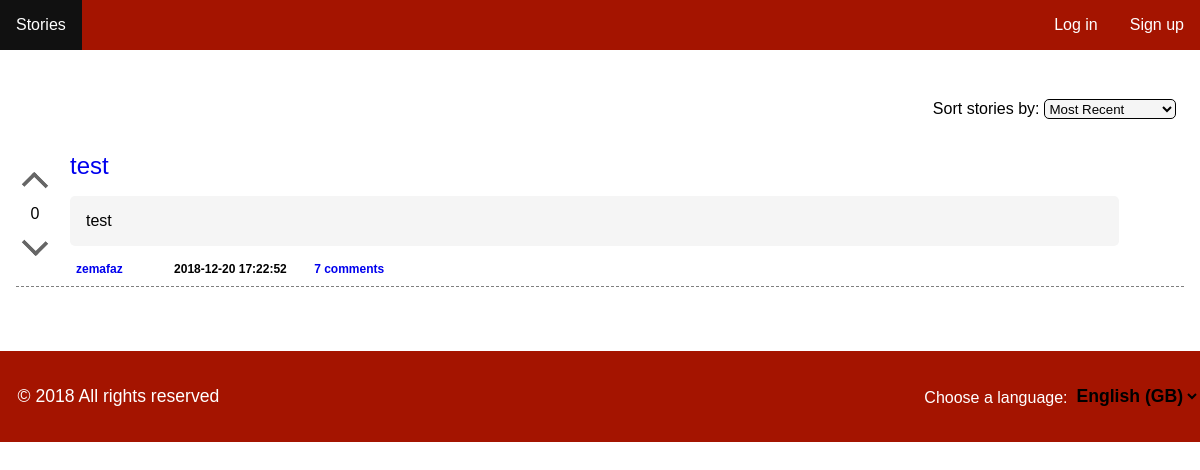
The page /pages/stories.php on the database as committed earlier.
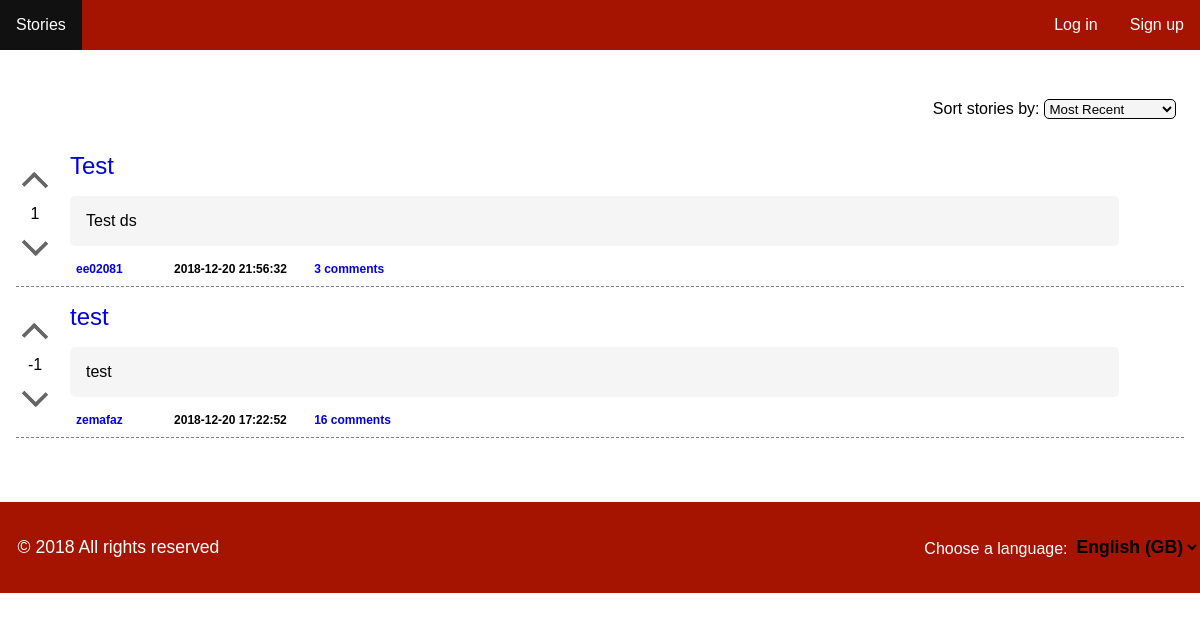
The same page on the database as committed later.
### tables this page shows
CREATE TABLE story (    
    id INTEGER PRIMARY KEY AUTOINCREMENT NOT NULL,
    channel_id INTEGER,
    user_id INTEGER,
    title VARCHAR NOT NULL,
    description VARCHAR NOT NULL,
    date DATETIME NOT NULL,
    karma INTEGER,
        FOREIGN KEY (channel_id) REFERENCES channel(id),
        FOREIGN KEY (user_id) REFERENCES user(id)
);

### pages/stories.php (called while the page is built, shortened)
<?php
	include_once('../config/init.php');
	include_once('../templates/header.php');
	include_once('../database/story.php');
	if(isset($_GET['sort'])) {
		$stories = getAllStories($_GET['sort']);
		$sort = $_GET['sort'];
	} else
		$stories = getAllStories("recent");
	include_once('../templates/list_stories.php');
	include_once('../templates/footer.php');
?>

### database/story.php (called while the page is built, shortened)
<?php
	function getAllStories($sort) {
		global $conn;
		switch($sort){
			case "recent":
				$stmt = $conn->prepare("SELECT story.*, COUNT(comment.story_id)as nrComm,  user.username as usrname FROM story left join comment on story.id=comment.story_id left join user on story.user_id=user.id group by story.id ORDER BY `date` DESC");
				break;
		}
		$stmt->execute();
		return $stmt->fetchAll();
	}
?>

### templates/list_stories.php (the view, shortened to what this page needs)
<section id="stories">
	<form action="../actions/action_sort.php" method="POST" id='sort'>
		<div class="form-group">
		        <label for="sorting">Sort stories by: </label>
		        <select id="sorting" name="sort">
		            <option value="recent" <?php echo ( isset($sort) && $sort == 'recent' ? 'selected' : ''); ?>>Most Recent</option>
		        </select>
				</div>
		</form>
	<?php foreach ($stories as $key => $story) { ?>
		<article id = 'story-holder-<?php echo $story['id'] ?>' class="story">
			<div id = 'vote'>
				<a href="#story-holder-<?php echo $story['id'] ?>" onclick="upvoteStory('<?php echo $story["id"] ?>')" class="vote upvote <?php echo ( isset($currentUser) && hasUserAlreadyUpvotedStory($currentUser['id'], $story['id']) ? 'voted' : '' ) ?>">
					<div class="arrow-up"></div>
				</a>
				<div class="karma">
					<?php echo( is_null($story['karma']) ? '0' : $story['karma'] ); ?>
				</div>
				<a href="#story-holder-<?php echo $story['id'] ?>" onclick="downvoteStory('<?php echo $story["id"] ?>')" class="vote downvote <?php echo ( isset($currentUser) && hasUserAlreadyDownvotedStory($currentUser['id'], $story['id']) ? 'voted' : '' ) ?>">
					<div class="arrow-down"></div>
				</a>
			</div>
			<div id = 'listStory'>
				<div class = 'listStory-title'>
						<a href="../pages/story.php?id=<?php echo $story['id']; ?>">
							<?php echo $story['title']; ?>
						</a>
				</div>
				<div class="listStory-description">
					<?php echo $story['description']; ?>
				</div>
				<div class = 'listStory-footer'>
					<a class="author" href="../pages/profile.php?profile=<?php echo $story['usrname']; ?>"><?php echo $story['usrname']; ?></a>
					<span class="tags">
					</span>
					<span class="date">
						<?php echo $story['date']; ?>
					</span>
					<a class="comments" href="../pages/story.php?id=<?php echo $story['id']; ?>"><?php echo $story['nrComm']; ?> comments</a>
				</div>
			</div>
		</article>
		<?php } ?>
</section>

Rows that differ between the two databases and show on the page:
added story: karma "1", title "Test", description "Test ds", usrname "ee02081", date "2018-12-20 21:56:32", nrComm "3"
changed story "test": karma (not shown) → "-1"; nrComm "7" → "16"; no longer shows "0"
